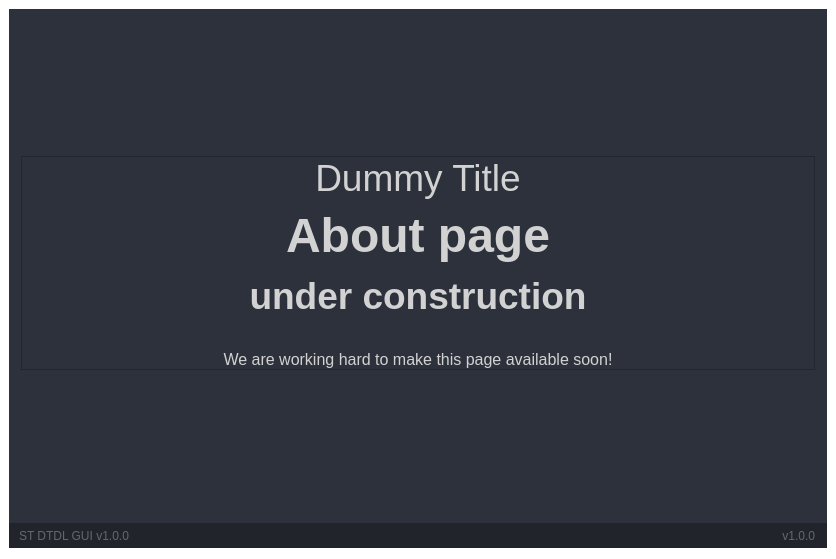
<?xml version="1.0" encoding="UTF-8"?>
<ui version="4.0">
 <class>Dialog</class>
 <widget class="QDialog" name="Dialog">
  <property name="geometry">
   <rect>
    <x>0</x>
    <y>0</y>
    <width>836</width>
    <height>559</height>
   </rect>
  </property>
  <property name="windowTitle">
   <string>Opus Profiling Tool - Profiling Results</string>
  </property>
  <property name="windowIcon">
   <iconset resource="resources.qrc">
    <normaloff>:/icons/icons/ST16418_ST-Logo-Ico_3.ico</normaloff>:/icons/icons/ST16418_ST-Logo-Ico_3.ico</iconset>
  </property>
  <property name="styleSheet">
   <string notr="true">background: transparent;
color: rgb(210, 210, 210);</string>
  </property>
  <layout class="QVBoxLayout" name="verticalLayout">
   <property name="leftMargin">
    <number>9</number>
   </property>
   <property name="topMargin">
    <number>9</number>
   </property>
   <property name="rightMargin">
    <number>9</number>
   </property>
   <item>
    <widget class="QWidget" name="main_dialog_widget" native="true">
     <property name="styleSheet">
      <string notr="true">background-color: rgb(44, 49, 60);</string>
     </property>
     <layout class="QVBoxLayout" name="MainLayout">
      <property name="leftMargin">
       <number>0</number>
      </property>
      <property name="topMargin">
       <number>0</number>
      </property>
      <property name="rightMargin">
       <number>0</number>
      </property>
      <property name="bottomMargin">
       <number>0</number>
      </property>
      <item alignment="Qt::AlignVCenter">
       <widget class="QFrame" name="frame">
        <layout class="QVBoxLayout" name="verticalLayout_4">
         <property name="spacing">
          <number>12</number>
         </property>
         <property name="leftMargin">
          <number>12</number>
         </property>
         <property name="topMargin">
          <number>12</number>
         </property>
         <property name="rightMargin">
          <number>12</number>
         </property>
         <property name="bottomMargin">
          <number>12</number>
         </property>
         <item alignment="Qt::AlignTop">
          <widget class="QFrame" name="frame_title">
           <property name="sizePolicy">
            <sizepolicy hsizetype="Preferred" vsizetype="Fixed">
             <horstretch>0</horstretch>
             <verstretch>0</verstretch>
            </sizepolicy>
           </property>
           <property name="minimumSize">
            <size>
             <width>0</width>
             <height>0</height>
            </size>
           </property>
           <property name="frameShape">
            <enum>QFrame::StyledPanel</enum>
           </property>
           <property name="frameShadow">
            <enum>QFrame::Raised</enum>
           </property>
           <layout class="QVBoxLayout" name="verticalLayout_2">
            <property name="spacing">
             <number>9</number>
            </property>
            <property name="leftMargin">
             <number>0</number>
            </property>
            <property name="topMargin">
             <number>0</number>
            </property>
            <property name="rightMargin">
             <number>0</number>
            </property>
            <property name="bottomMargin">
             <number>0</number>
            </property>
            <item>
             <widget class="QLabel" name="about_dialog_title">
              <property name="font">
               <font>
                <family>Segoe UI</family>
                <pointsize>28</pointsize>
                <bold>false</bold>
               </font>
              </property>
              <property name="text">
               <string>Dummy Title</string>
              </property>
              <property name="alignment">
               <set>Qt::AlignCenter</set>
              </property>
             </widget>
            </item>
            <item>
             <widget class="QLabel" name="label_3">
              <property name="sizePolicy">
               <sizepolicy hsizetype="Preferred" vsizetype="Preferred">
                <horstretch>0</horstretch>
                <verstretch>0</verstretch>
               </sizepolicy>
              </property>
              <property name="font">
               <font>
                <family>Segoe UI</family>
                <pointsize>48</pointsize>
                <bold>true</bold>
               </font>
              </property>
              <property name="text">
               <string>&lt;html&gt;&lt;head/&gt;&lt;body&gt;&lt;p&gt;&lt;span style=&quot; font-size:36pt;&quot;&gt;About page&lt;/span&gt;&lt;/p&gt;&lt;p&gt;&lt;span style=&quot; font-size:28pt;&quot;&gt;under construction&lt;/span&gt;&lt;/p&gt;&lt;/body&gt;&lt;/html&gt;</string>
              </property>
              <property name="textFormat">
               <enum>Qt::MarkdownText</enum>
              </property>
              <property name="alignment">
               <set>Qt::AlignCenter</set>
              </property>
             </widget>
            </item>
            <item>
             <widget class="QLabel" name="label_5">
              <property name="text">
               <string/>
              </property>
              <property name="pixmap">
               <pixmap resource="resources.qrc">:/icons/icons/baseline_engineering_white_48dp.png</pixmap>
              </property>
              <property name="alignment">
               <set>Qt::AlignCenter</set>
              </property>
             </widget>
            </item>
            <item>
             <widget class="QLabel" name="label_4">
              <property name="font">
               <font>
                <pointsize>12</pointsize>
               </font>
              </property>
              <property name="text">
               <string>We are working hard to make this page available soon!</string>
              </property>
              <property name="alignment">
               <set>Qt::AlignCenter</set>
              </property>
             </widget>
            </item>
           </layout>
          </widget>
         </item>
        </layout>
       </widget>
      </item>
      <item>
       <widget class="QFrame" name="frame_grip">
        <property name="sizePolicy">
         <sizepolicy hsizetype="Preferred" vsizetype="Fixed">
          <horstretch>0</horstretch>
          <verstretch>0</verstretch>
         </sizepolicy>
        </property>
        <property name="minimumSize">
         <size>
          <width>0</width>
          <height>25</height>
         </size>
        </property>
        <property name="maximumSize">
         <size>
          <width>16777215</width>
          <height>25</height>
         </size>
        </property>
        <property name="styleSheet">
         <string notr="true">background-color: rgb(33, 37, 43);</string>
        </property>
        <property name="frameShape">
         <enum>QFrame::NoFrame</enum>
        </property>
        <property name="frameShadow">
         <enum>QFrame::Raised</enum>
        </property>
        <layout class="QHBoxLayout" name="horizontalLayout_6">
         <property name="spacing">
          <number>0</number>
         </property>
         <property name="leftMargin">
          <number>0</number>
         </property>
         <property name="topMargin">
          <number>0</number>
         </property>
         <property name="rightMargin">
          <number>2</number>
         </property>
         <property name="bottomMargin">
          <number>0</number>
         </property>
         <item>
          <widget class="QFrame" name="frame_label_bottom">
           <property name="frameShape">
            <enum>QFrame::NoFrame</enum>
           </property>
           <property name="frameShadow">
            <enum>QFrame::Raised</enum>
           </property>
           <layout class="QHBoxLayout" name="horizontalLayout_7">
            <property name="spacing">
             <number>0</number>
            </property>
            <property name="leftMargin">
             <number>10</number>
            </property>
            <property name="topMargin">
             <number>0</number>
            </property>
            <property name="rightMargin">
             <number>10</number>
            </property>
            <property name="bottomMargin">
             <number>0</number>
            </property>
            <item>
             <widget class="QLabel" name="label_credits">
              <property name="font">
               <font>
                <family>Segoe UI</family>
               </font>
              </property>
              <property name="styleSheet">
               <string notr="true">color: rgb(98, 103, 111);</string>
              </property>
              <property name="text">
               <string>ST DTDL GUI v1.0.0</string>
              </property>
             </widget>
            </item>
            <item>
             <widget class="QLabel" name="label_version">
              <property name="maximumSize">
               <size>
                <width>100</width>
                <height>16777215</height>
               </size>
              </property>
              <property name="font">
               <font>
                <family>Segoe UI</family>
               </font>
              </property>
              <property name="styleSheet">
               <string notr="true">color: rgb(98, 103, 111);</string>
              </property>
              <property name="text">
               <string>v1.0.0</string>
              </property>
              <property name="alignment">
               <set>Qt::AlignRight|Qt::AlignTrailing|Qt::AlignVCenter</set>
              </property>
             </widget>
            </item>
           </layout>
          </widget>
         </item>
        </layout>
       </widget>
      </item>
     </layout>
    </widget>
   </item>
  </layout>
 </widget>
 <resources>
  <include location="resources.qrc"/>
  <include location="../../../../../../../00_OPT/00_OPT_Python_for_EXE/OPT_Python/GUI/resources.qrc"/>
 </resources>
 <connections/>
</ui>
